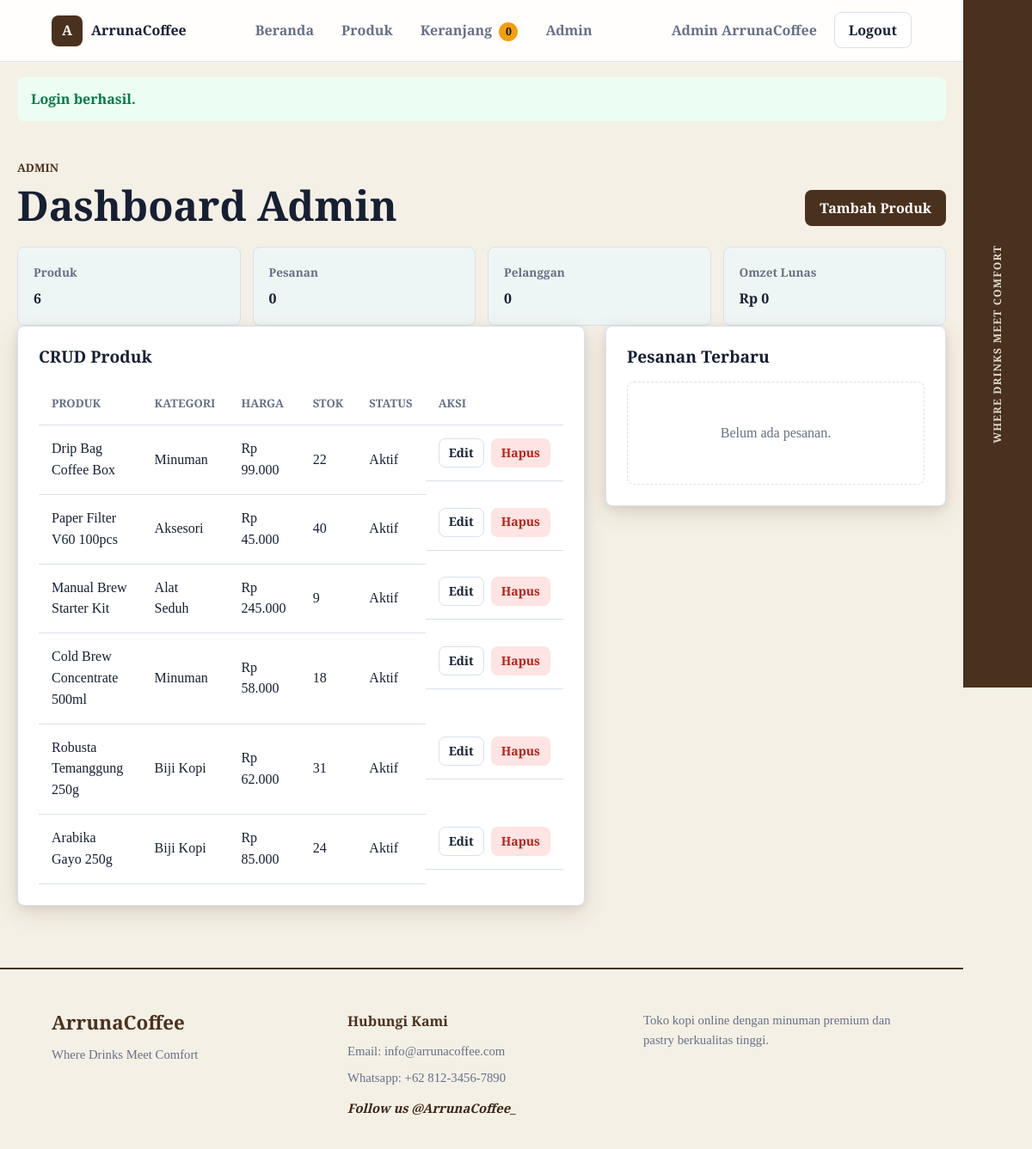
/index.php?page=admin (signed in), run on the app's committed database.
### tables this page shows
CREATE TABLE products (
    id INT AUTO_INCREMENT PRIMARY KEY,
    name VARCHAR(160) NOT NULL,
    category VARCHAR(80) NOT NULL,
    description TEXT NOT NULL,
    price DECIMAL(12, 2) NOT NULL,
    stock INT NOT NULL DEFAULT 0,
    image_url VARCHAR(500) NOT NULL,
    featured TINYINT(1) NOT NULL DEFAULT 0,
    is_active TINYINT(1) NOT NULL DEFAULT 1,
    created_at TIMESTAMP DEFAULT CURRENT_TIMESTAMP,
    updated_at TIMESTAMP DEFAULT CURRENT_TIMESTAMP ON UPDATE CURRENT_TIMESTAMP
);

### app/bootstrap.php (called while the page is built, shortened)
<?php
function config(string $key): mixed
{
    static $config = null;
    if ($config === null) {
        $config = require __DIR__ . '/../config/database.php';
    }
    return $config[$key] ?? null;
}
function db(): PDO
{
    static $pdo = null;
    if ($pdo instanceof PDO) {
        return $pdo;
    }
    $charset = config('charset') ?: 'utf8mb4';
    if (config('socket')) {
        $dsn = 'mysql:unix_socket=' . config('socket') . ';dbname=' . config('database') . ';charset=' . $charset;
    } else {
        $dsn = 'mysql:host=' . config('host') . ';port=' . config('port') . ';dbname=' . config('database') . ';charset=' . $charset;
    }
    $pdo = new PDO($dsn, config('username'), config('password'), [
        PDO::ATTR_ERRMODE => PDO::ERRMODE_EXCEPTION,
        PDO::ATTR_DEFAULT_FETCH_MODE => PDO::FETCH_ASSOC,
        PDO::ATTR_EMULATE_PREPARES => false,
    ]);
    return $pdo;
}
function e(mixed $value): string
{
    return htmlspecialchars((string) $value, ENT_QUOTES, 'UTF-8');
}
function rupiah(mixed $value): string
{
    return 'Rp ' . number_format((float) $value, 0, ',', '.');
}
function take_flashes(): array
{
    $messages = $_SESSION['flash'] ?? [];
    return $messages;
}
function current_user(): ?array
{
    return $_SESSION['user'] ?? null;
}
function is_admin(): bool
{
    return (current_user()['role'] ?? null) === 'admin';
}
function cart(): array
{
    return $_SESSION['cart'];
}
function cart_count(): int
{
    return array_sum(array_map('intval', cart()));
}

### public/index.php (the view, shortened to what this page needs)
<?php
require_once __DIR__ . '/../app/bootstrap.php';
try {
    render_page();
} catch (PDOException $exception) {
    render_database_error($exception);
}
function render_page(): void
{
    $page = $_GET['page'] ?? 'home';
    render_header(page_title($page));
    match ($page) {
        'home' => render_home(),
        'products' => render_products(),
        'product' => render_product_detail(),
        'cart' => render_cart(),
        'checkout' => render_checkout(),
        'order' => render_order(),
        'login' => render_login(),
        'register' => render_register(),
        'admin' => render_admin(),
        'product-form' => render_product_form(),
        default => render_not_found(),
    };
    render_footer();
}
function page_title(string $page): string
{
    return match ($page) {
        'products' => 'Katalog Produk',
        'product' => 'Detail Produk',
        'cart' => 'Keranjang Belanja',
        'checkout' => 'Checkout',
        'order' => 'Detail Pesanan',
        'login' => 'Login',
        'register' => 'Registrasi',
        'admin' => 'Dashboard Admin',
        'product-form' => 'Form Produk',
        default => 'ArrunaCoffee',
    };
}
function render_header(string $title): void
{
    $user = current_user();
    ?>
    <!doctype html>
    <html lang="id">
    <head>
        <link rel="stylesheet" href="assets/css/style.css">
    </head>
    <body>
        <aside class="site-sidebar">
            <div class="sidebar-tagline">WHERE DRINKS MEET COMFORT</div>
        </aside>
        <header class="site-header">
            <a class="brand" href="index.php">
                <span class="brand-mark">A</span>
                <span>ArrunaCoffee</span>
            </a>
            <nav class="main-nav" aria-label="Navigasi utama">
                <a href="index.php">Beranda</a>
                <a href="index.php?page=products">Produk</a>
                <a href="index.php?page=cart">Keranjang <span class="badge"><?= cart_count() ?></span></a>
                <?php if (is_admin()): ?>
                    <a href="index.php?page=admin">Admin</a>
                <?php endif; ?>
            </nav>
            <div class="user-area">
                <?php if ($user): ?>
                    <span class="user-name"><?= e($user['name']) ?></span>
                    <form method="post" class="inline-form">
                        <button class="btn btn-ghost" type="submit">Logout</button>
                    </form>
                <?php else: ?>
                    <a class="btn btn-ghost" href="index.php?page=login">Login</a>
                    <a class="btn btn-primary" href="index.php?page=register">Daftar</a>
                <?php endif; ?>
            </div>
        </header>
        <main>
            <?php foreach (take_flashes() as $message): ?>
                <div class="flash flash-<?= e($message['type']) ?>"><?= e($message['message']) ?></div>
            <?php endforeach; ?>
    <?php
}
function render_footer(): void
{
    ?>
        </main>
        <footer class="site-footer">
            <div class="footer-content">
                <div class="footer-brand">
                    <h3>ArrunaCoffee</h3>
                    <p>Where Drinks Meet Comfort</p>
                </div>
                <div class="footer-contact">
                    <h4>Hubungi Kami</h4>
                    <p>Email: info@arrunacoffee.com</p>
                    <p>Whatsapp: +62 812-3456-7890</p>
                    <p class="social-media">Follow us @ArrunaCoffee_</p>
                </div>
                <div class="footer-info">
                    <p>Toko kopi online dengan minuman premium dan pastry berkualitas tinggi.</p>
                </div>
            </div>
        </footer>
    </body>
    </html>
    <?php
}
    ?>
    <?php
function render_admin(): void
{
    $stats = [
        'products' => db()->query('SELECT COUNT(*) FROM products')->fetchColumn(),
        'orders' => db()->query('SELECT COUNT(*) FROM orders')->fetchColumn(),
        'users' => db()->query("SELECT COUNT(*) FROM users WHERE role = 'user'")->fetchColumn(),
        'revenue' => db()->query("SELECT COALESCE(SUM(total), 0) FROM orders WHERE payment_status = 'paid'")->fetchColumn(),
    ];
    $products = db()->query('SELECT * FROM products ORDER BY updated_at DESC, id DESC')->fetchAll();
    $orders = db()->query(
        'SELECT o.*, u.name AS account_name
         FROM orders o
         JOIN users u ON u.id = o.user_id
         ORDER BY o.created_at DESC
         LIMIT 8'
    )->fetchAll();
    ?>
    <section class="section compact admin-section">
        <div class="section-heading">
            <p class="eyebrow">Admin</p>
            <h1>Dashboard Admin</h1>
            <a class="btn btn-primary" href="index.php?page=product-form">Tambah Produk</a>
        </div>
        <div class="stats-grid">
            <div><span>Produk</span><strong><?= (int) $stats['products'] ?></strong></div>
            <div><span>Pesanan</span><strong><?= (int) $stats['orders'] ?></strong></div>
            <div><span>Pelanggan</span><strong><?= (int) $stats['users'] ?></strong></div>
            <div><span>Omzet Lunas</span><strong><?= rupiah($stats['revenue']) ?></strong></div>
        </div>
        <div class="admin-grid">
            <section class="admin-panel">
                <div class="panel-heading">
                    <h2>CRUD Produk</h2>
                </div>
                <div class="responsive-table">
                    <table>
                        <thead>
                            <tr>
                                <th>Produk</th>
                                <th>Kategori</th>
                                <th>Harga</th>
                                <th>Stok</th>
                                <th>Status</th>
                                <th>Aksi</th>
                            </tr>
                        </thead>
                        <tbody>
                            <?php foreach ($products as $product): ?>
                                <tr>
                                    <td><?= e($product['name']) ?></td>
                                    <td><?= e($product['category']) ?></td>
                                    <td><?= rupiah($product['price']) ?></td>
                                    <td><?= (int) $product['stock'] ?></td>
                                    <td><?= (int) $product['is_active'] ? 'Aktif' : 'Nonaktif' ?></td>
                                    <td class="action-cell">
                                        <a class="btn btn-small btn-muted" href="index.php?page=product-form&id=<?= (int) $product['id'] ?>">Edit</a>
                                        <form method="post" data-confirm="Hapus produk ini?">
                                            <button class="btn btn-small btn-danger" type="submit">Hapus</button>
                                        </form>
                                    </td>
                                </tr>
                            <?php endforeach; ?>
                        </tbody>
                    </table>
                </div>
            </section>
            <section class="admin-panel">
                <div class="panel-heading">
                    <h2>Pesanan Terbaru</h2>
                </div>
                <?php if (!$orders): ?>
                    <div class="empty-state slim">Belum ada pesanan.</div>
                <?php endif; ?>
            </section>
        </div>
    </section>
    <?php
}
    ?>

### data on the page
products: id "6", featured "0", name "Drip Bag Coffee Box", category "Minuman", price "Rp 99.000", stock "22", is_active "Aktif"
products: name "Paper Filter V60 100pcs", category "Aksesori", price "Rp 45.000", stock "40", is_active "Aktif"
products: name "Manual Brew Starter Kit", category "Alat Seduh", price "Rp 245.000", stock "9", is_active "Aktif"
products: name "Cold Brew Concentrate 500ml", category "Minuman", price "Rp 58.000", stock "18", is_active "Aktif"
products: name "Robusta Temanggung 250g", category "Biji Kopi", price "Rp 62.000", stock "31", is_active "Aktif"
products: name "Arabika Gayo 250g", category "Biji Kopi", price "Rp 85.000", stock "24", is_active "Aktif"

### other printed values
cart_count() "0"
$user['name'] "Admin ArrunaCoffee"
$message['message'] "Login berhasil."
rupiah($stats['revenue']) "Rp 0"
